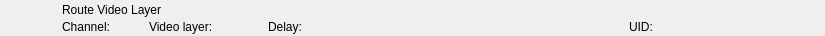
<?xml version="1.0" encoding="UTF-8"?>
<ui version="4.0">
 <class>RundownRouteVideolayerWidget</class>
 <widget class="QWidget" name="RundownRouteVideolayerWidget">
  <property name="geometry">
   <rect>
    <x>0</x>
    <y>0</y>
    <width>825</width>
    <height>36</height>
   </rect>
  </property>
  <property name="styleSheet">
   <string notr="true"/>
  </property>
  <layout class="QHBoxLayout" name="horizontalLayout">
   <property name="spacing">
    <number>0</number>
   </property>
   <property name="margin">
    <number>0</number>
   </property>
   <item>
    <widget class="QFrame" name="frameItem">
     <property name="sizePolicy">
      <sizepolicy hsizetype="Preferred" vsizetype="Fixed">
       <horstretch>0</horstretch>
       <verstretch>0</verstretch>
      </sizepolicy>
     </property>
     <property name="minimumSize">
      <size>
       <width>0</width>
       <height>36</height>
      </size>
     </property>
     <widget class="QLabel" name="labelIcon">
      <property name="geometry">
       <rect>
        <x>22</x>
        <y>2</y>
        <width>32</width>
        <height>32</height>
       </rect>
      </property>
      <property name="text">
       <string/>
      </property>
      <property name="pixmap">
       <pixmap resource="../Widgets.qrc">:/Graphics/Images/RouteVideolayer.png</pixmap>
      </property>
      <property name="scaledContents">
       <bool>true</bool>
      </property>
     </widget>
     <widget class="QLabel" name="labelLabel">
      <property name="geometry">
       <rect>
        <x>62</x>
        <y>2</y>
        <width>533</width>
        <height>16</height>
       </rect>
      </property>
      <property name="text">
       <string>Route Video Layer</string>
      </property>
     </widget>
     <widget class="QLabel" name="labelChannel">
      <property name="geometry">
       <rect>
        <x>62</x>
        <y>19</y>
        <width>78</width>
        <height>16</height>
       </rect>
      </property>
      <property name="text">
       <string>Channel:</string>
      </property>
     </widget>
     <widget class="QLabel" name="labelVideolayer">
      <property name="geometry">
       <rect>
        <x>149</x>
        <y>19</y>
        <width>110</width>
        <height>16</height>
       </rect>
      </property>
      <property name="text">
       <string>Video layer:</string>
      </property>
     </widget>
     <widget class="QLabel" name="labelColor">
      <property name="geometry">
       <rect>
        <x>0</x>
        <y>0</y>
        <width>18</width>
        <height>36</height>
       </rect>
      </property>
      <property name="text">
       <string/>
      </property>
     </widget>
     <widget class="QLabel" name="labelGroupColor">
      <property name="geometry">
       <rect>
        <x>0</x>
        <y>0</y>
        <width>6</width>
        <height>36</height>
       </rect>
      </property>
      <property name="text">
       <string/>
      </property>
     </widget>
     <widget class="QLabel" name="labelDevice">
      <property name="geometry">
       <rect>
        <x>360</x>
        <y>19</y>
        <width>260</width>
        <height>16</height>
       </rect>
      </property>
      <property name="text">
       <string></string>
      </property>
     </widget>
     <widget class="QLabel" name="labelDelay">
      <property name="geometry">
       <rect>
        <x>268</x>
        <y>19</y>
        <width>83</width>
        <height>16</height>
       </rect>
      </property>
      <property name="text">
       <string>Delay:</string>
      </property>
     </widget>
     <widget class="QLabel" name="labelRemoteTriggerId">
      <property name="geometry">
       <rect>
        <x>629</x>
        <y>19</y>
        <width>111</width>
        <height>16</height>
       </rect>
      </property>
      <property name="text">
       <string>UID:</string>
      </property>
     </widget>
    </widget>
   </item>
   <item>
    <widget class="QFrame" name="frameStatus">
     <property name="minimumSize">
      <size>
       <width>77</width>
       <height>0</height>
      </size>
     </property>
     <property name="maximumSize">
      <size>
       <width>77</width>
       <height>16777215</height>
      </size>
     </property>
     <widget class="QLabel" name="labelGpiConnected">
      <property name="geometry">
       <rect>
        <x>1</x>
        <y>2</y>
        <width>32</width>
        <height>32</height>
       </rect>
      </property>
      <property name="minimumSize">
       <size>
        <width>32</width>
        <height>32</height>
       </size>
      </property>
      <property name="maximumSize">
       <size>
        <width>32</width>
        <height>32</height>
       </size>
      </property>
      <property name="lineWidth">
       <number>0</number>
      </property>
      <property name="text">
       <string/>
      </property>
      <property name="pixmap">
       <pixmap resource="../Widgets.qrc">:/Graphics/Images/GpiConnected.png</pixmap>
      </property>
      <property name="scaledContents">
       <bool>true</bool>
      </property>
     </widget>
     <widget class="QLabel" name="labelDisconnected">
      <property name="geometry">
       <rect>
        <x>32</x>
        <y>2</y>
        <width>32</width>
        <height>32</height>
       </rect>
      </property>
      <property name="minimumSize">
       <size>
        <width>32</width>
        <height>32</height>
       </size>
      </property>
      <property name="maximumSize">
       <size>
        <width>32</width>
        <height>32</height>
       </size>
      </property>
      <property name="text">
       <string/>
      </property>
      <property name="pixmap">
       <pixmap resource="../Widgets.qrc">:/Graphics/Images/Disconnected.png</pixmap>
      </property>
      <property name="scaledContents">
       <bool>true</bool>
      </property>
     </widget>
     <widget class="QLabel" name="labelActiveColor">
      <property name="geometry">
       <rect>
        <x>69</x>
        <y>0</y>
        <width>8</width>
        <height>36</height>
       </rect>
      </property>
      <property name="minimumSize">
       <size>
        <width>8</width>
        <height>36</height>
       </size>
      </property>
      <property name="maximumSize">
       <size>
        <width>8</width>
        <height>36</height>
       </size>
      </property>
      <property name="text">
       <string/>
      </property>
     </widget>
    </widget>
   </item>
  </layout>
 </widget>
 <resources>
  <include location="../Widgets.qrc"/>
 </resources>
 <connections/>
 <slots>
  <slot>addToCombo()</slot>
 </slots>
</ui>
